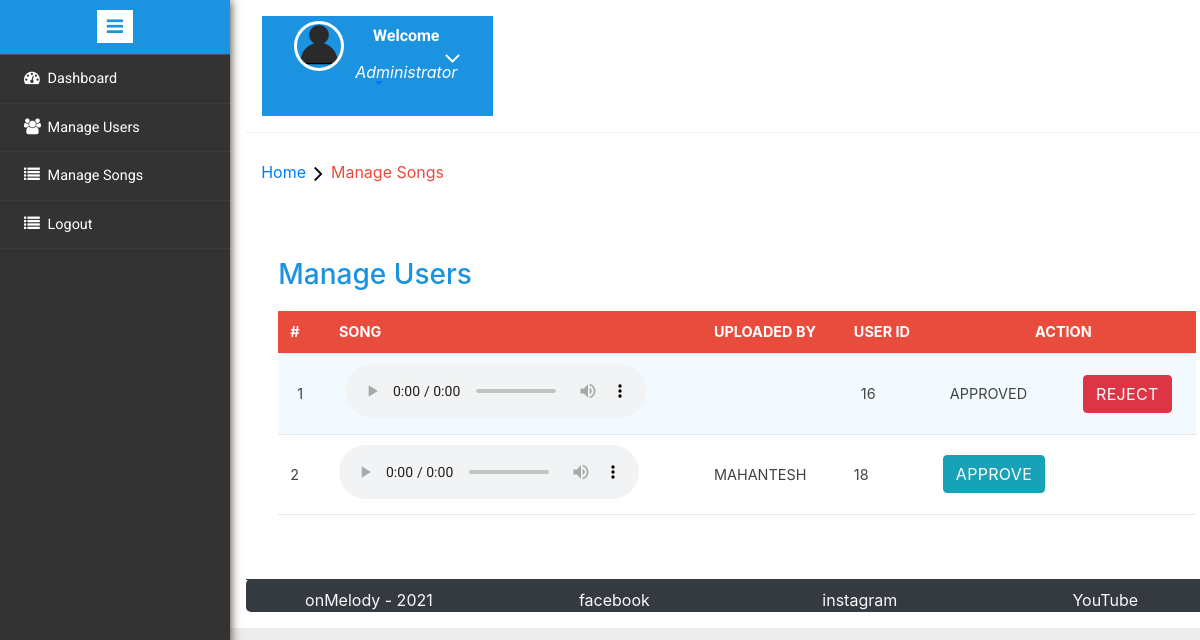
The app's page /admin/manage_songs.php (signed in), older data.
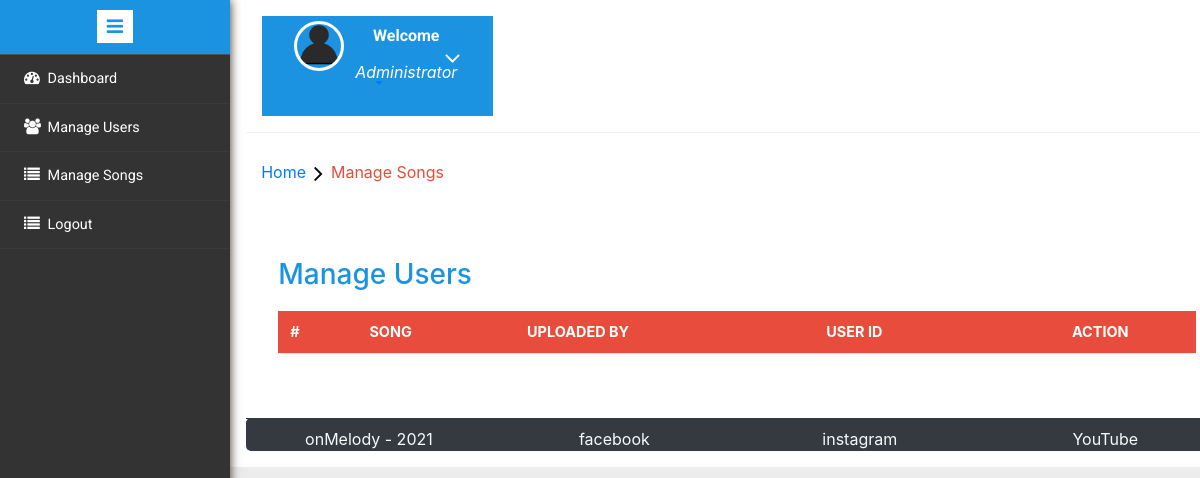
The same page, newer data.
### tables this page shows
CREATE TABLE `songs` (
  `song_id` int(11) NOT NULL,
  `song_mp3` varchar(1000) DEFAULT NULL,
  `song_photo` text DEFAULT NULL,
  `song_date` text DEFAULT NULL,
  `aritst_id` varchar(35) DEFAULT NULL,
  `song_name` varchar(225) NOT NULL,
  `verify` int(11) NOT NULL,
  `user_id` int(11) NOT NULL,
  `type_id` int(11) NOT NULL
);

CREATE TABLE `users` (
  `user_id` int(11) NOT NULL,
  `username` varchar(45) DEFAULT NULL,
  `password` text DEFAULT NULL,
  `first_name` varchar(45) DEFAULT NULL,
  `last_name` varchar(45) DEFAULT NULL,
  `reg_date` varchar(45) DEFAULT NULL,
  `last_seen` varchar(45) DEFAULT NULL,
  `photo` varchar(45) DEFAULT NULL,
  `verify` int(11) NOT NULL,
  `code` varchar(40) NOT NULL,
  `block_status` int(11) NOT NULL
);

### admin/manage_songs.php (the view, shortened to what this page needs)
<?php
include('includes/db.php');
if (strlen($_SESSION['alogin']) == 0) {
    header('location:index.php');
} else {
?>
    <!DOCTYPE HTML>
    <html>
    <head>
        <link href="css/bootstrap.min.css" rel='stylesheet' type='text/css' />
        <link href="css/style.css" rel='stylesheet' type='text/css' />
        <link rel="stylesheet" href="css/morris.css" type="text/css" />
        <link href="css/font-awesome.css" rel="stylesheet">
        <link rel="stylesheet" type="text/css" href="css/table-style.css" />
        <link rel="stylesheet" type="text/css" href="css/basictable.css" />
        <link rel="stylesheet" href="https://maxcdn.bootstrapcdn.com/bootstrap/4.0.0/css/bootstrap.min.css">
        <link rel="stylesheet" href="css/icon-font.min.css" type='text/css' />
    </head>
    <body>
        <div class="page-container">
            <div class="left-content">
                <div class="mother-grid-inner">
                    <?php include('./includes/header.php'); ?>
                </div>
                <ol class="breadcrumb">
                    <li class="breadcrumb-item"><a href="index.html">Home</a><i class="fa fa-angle-right"></i>Manage Songs</li>
                </ol>
                <div class="agile-grids">
                    <div class="agile-tables">
                        <div class="w3l-table-info">
                            <h2>Manage Users</h2>
                            <table id="table">
                                <thead>
                                    <tr>
                                        <th>#</th>
                                        <th>Song</th>
                                        <th>Uploaded By</th>
                                        <th>User ID </th>
                                        <th class="text-center" colspan="2">Action</th>
                                    </tr>
                                </thead>
                                <tbody>
                                    <?php $sql = "SELECT * from songs";
                                    $query = mysqli_query($conn, $sql);
                                    $cnt = 1;
                                    if (mysqli_num_rows($query) > 0) {
                                        while ($result = $query->fetch_assoc()) {                ?>
                                            <tr>
                                                <td><?php echo htmlentities($cnt); ?></td>
                                                <td><audio controls>
                                                        <source src="horse.ogg" type="audio/ogg">
                                                        <source src=".././uploads/<?php echo $result['song_mp3']; ?>" type="audio/mpeg">
                                                    </audio></td>
                                                <?php
                                                $id = $result['user_id'];
                                                $sql2 = "SELECT first_name,last_name from users where `user_id` ='$id'";
                                                $query2 = mysqli_query($conn, $sql2);
                                                $arr = $query2->fetch_assoc();
                                                ?>
                                                <td><?php echo htmlentities($arr['first_name']) . " " . htmlentities($arr['last_name']); ?></td>
                                                <td><?php echo htmlentities($result['user_id']); ?></td>
                                                <?php
                                                if ($result['verify'] == 0) {
                                                ?>
                                                    <td><a href="#" id="approved" class="btn btn-info">Approve</a></td>
                                                <?php
                                                } else {
                                                    echo "<td>APPROVED</td>"; ?>
                                                    <td><a href="#" id="reject" class="btn btn-danger">Reject</a></td>
                                                <?php }
                                                ?>
                                            </tr>
                                    <?php $cnt = $cnt + 1;
                                        }
                                    } ?>
                                </tbody>
                            </table>
                        </div>
                    </div>
                    <?php include('includes/footer.php'); ?>
            <?php include('includes/sidebarmenu.php'); ?>
    </body>
    </html>
<?php } ?>

### admin/includes/header.php (shortened to what this page needs)
<div class="header-main">
	<div class="profile_details w3l">
		<ul>
			<li class="dropdown profile_details_drop">
				<a href="#" class="dropdown-toggle" data-toggle="dropdown" aria-expanded="false">
					<div class="profile_img">
						<span class="prfil-img"><img src="images/User-icon.png" alt=""> </span>
						<div class="user-name">
							<p>Welcome</p>
							<span>Administrator</span>
						</div>
						<i class="fa fa-angle-down"></i>
						<div class="clearfix"></div>
					</div>
				</a>
			</li>
		</ul>
	</div>
	<div class="clearfix"> </div>
</div>

### files/footer.php
<div style="border-radius:5px" id="footer" class="bg-dark container">
	<footer class="border-top border-dark row  pt-2">
		<div class="col-md-3  text-center text-light">
			onMelody - 2021
		</div>
		<div class="col-md-3  text-center text-light">
			<a href="https://www.facebook.com/" title="" class="text-light">facebook</a>
		</div>
		<div class="col-md-3  text-center text-light">
			<a href="https://www.instagram.com/" title="" class="text-light">instagram</a>
		</div>
		<div class="col-md-3 text-center">
			<a href="https://www.youtube.com/" title="" class="text-light">YouTube</a>
		</div>
	</footer>
</div>
</body>
</html>

### admin/includes/sidebarmenu.php (shortened to what this page needs)
<div class="sidebar-menu">
	<header class="logo1">
		<a href="#" class="sidebar-icon"> <span class="fa fa-bars"></span> </a>
	</header>
	<div class="menu">
		<ul id="menu">
			<li><a href="dashboard.php"><i class="fa fa-tachometer"></i> <span>Dashboard</span>
				</a></li>
			<li id="menu-academico"><a href="manage-users.php"><i class="fa fa-users" aria-hidden="true"></i><span>Manage Users</span>
				</a></li>
			<li><a href="manage_songs.php"><i class="fa fa-list" aria-hidden="true"></i> <span>Manage Songs</span>
				</a></li>
			<li><a href="logout.php"><i class="fa fa-list" aria-hidden="true"></i> <span>Logout</span>
				</a></li>
		</ul>
	</div>
</div>

### admin/css/table-style.css (style rules this page uses)
table { background: white; border-collapse: collapse; margin: 1.25em 0 0; width: 100%; }
table tr, table th, table td { border: none; border-bottom: 1px solid #e8e8e8; font-size: .95em; }
table th, table td { padding: 10px 12px; text-align: left; }
table th { background: #e74c3c; color: #fff; text-transform: uppercase; }
table { width: 100%; }
table tr td { background: #f3faff; color: #424242; }
table tr:nth-of-type(2n+2) td { background: #ffffff; }

Row changes from the older to the newer data that the page shows:
removed songs: user "16", verify "APPROVED"
removed songs: user.first_name "MAHANTESH", user "18", verify "APPROVE"
